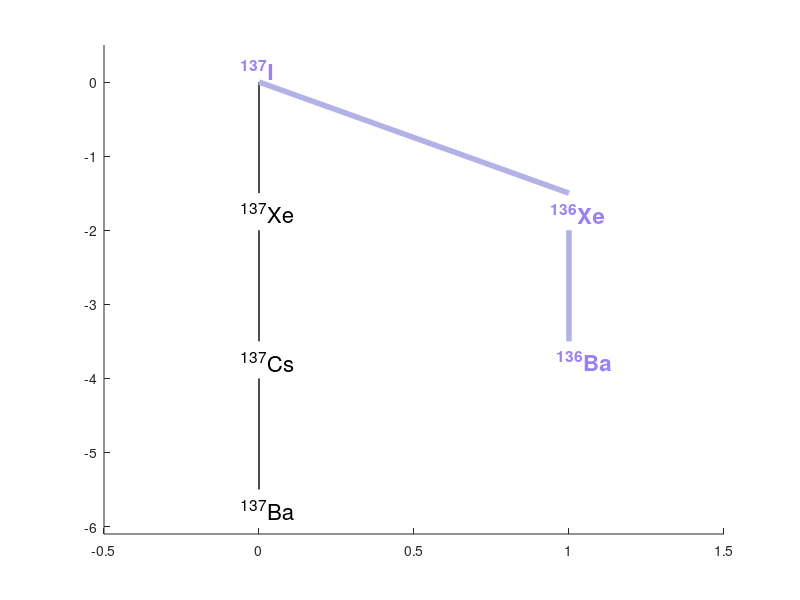

MATLAB code to generate this figure:
lg=2;
tpnt=[0 0];
bpnt=[0 -lg];

yek2=figure(2);
set(yek2,'Name','Iodine 137 Probabilistic Decay Chart','NumberTitle','off')
axis([-0.5 1.5 -6.1 0.5]);
hold on;

plot([tpnt(1) bpnt(1)], ...
    [tpnt(2) 0.75*bpnt(2)], ...
    'k','LineWidth',1);
plot([tpnt(1) bpnt(1)], ...
    [bpnt(2) 1.75*bpnt(2)], ...
    'k','LineWidth',1);
plot([tpnt(1) bpnt(1)], ...
    [2*bpnt(2) 2.75*bpnt(2)], ...
    'k','LineWidth',1);
plot([tpnt(1) -0.5*(bpnt(2))], ...
    [tpnt(2) 0.75*bpnt(2)], ...
    'k','LineWidth', 4, 'Color', [0.7 0.7 0.9]);
plot([-0.5*(bpnt(2)) -0.5*(bpnt(2))], ...
    [bpnt(2) 1.75*bpnt(2)], ...
    'k','LineWidth', 4, 'Color', [0.7 0.7 0.9]);
hold off;

text((-0.06+tpnt(1)),(0.18+tpnt(2)),'^{137}I','FontSize',16, ...
    'FontWeight','bold','Color', [0.6 0.5 0.99]);
text((-0.06+tpnt(1)),(0.25+bpnt(2)),'^{137}Xe','FontSize',16);
text((-0.06+tpnt(1)),2.15*(0.25+bpnt(2)),'^{137}Cs','FontSize',16);
text((-0.06+tpnt(1)),3.29*(0.25+bpnt(2)),'^{137}Ba','FontSize',16);
text((0.94+tpnt(1)),(0.23+bpnt(2)),'^{136}Xe','FontSize',16, ...
    'FontWeight','bold','Color', [0.6 0.5 0.99]);
text((0.96+tpnt(1)),2.15*(0.25+bpnt(2)),'^{136}Ba','FontSize',16, ...
    'FontWeight','bold','Color', [0.6 0.5 0.99]);
